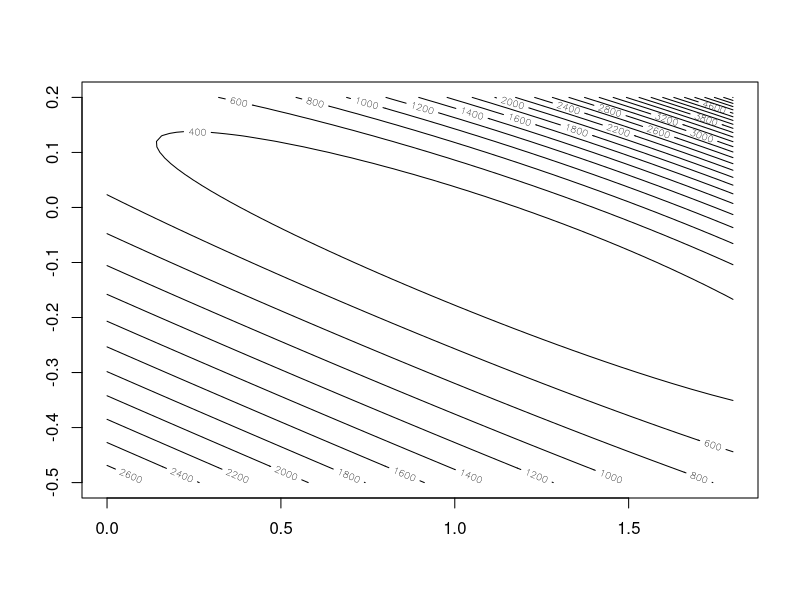

R code for this plot:
## ---- chunk 1
#implement both BFGS and Nelder-Mead for comparison.

library(AER)
library(numDeriv)
library(optimx)

# Poisson likelihood
poisson.loglik = function( b ) {
  b = as.matrix( b )
  lambda =  exp( X %*% b )
  ell = -sum( -lambda + y *  log(lambda) )
  return(ell)
}

## prepare the data
data("RecreationDemand")
y =  RecreationDemand$trips
X =  with(RecreationDemand, cbind(1, income) )

## estimation
b.init =  c(0,1)  # initial value
b.hat = optimx( b.init, poisson.loglik,
                method = c("BFGS", "Nelder-Mead"),
                 control = list(reltol = 1e-7,
                                abstol = 1e-7)  )
print( b.hat )
## ---- chunk 2
x.grid = seq(0, 1.8, 0.02)
x.length = length(x.grid)
y.grid = seq(-.5, .2, 0.01)
y.length = length(y.grid)

z.contour = matrix(0, nrow = x.length, ncol = y.length)

for (i in 1:x.length){
  for (j in 1:y.length){
    z.contour[i,j] = poisson.loglik( c( x.grid[i], y.grid[j] )  )
  }
}

contour( x.grid,  y.grid, z.contour, 20)
## ---- chunk 3
library(nloptr)
## optimization with NLoptr

opts = list("algorithm"="NLOPT_LN_NELDERMEAD",
            "xtol_rel"=1.0e-7,
            maxeval = 500
)

res_NM = nloptr( x0=b.init,
                 eval_f=poisson.loglik,
                 opts=opts)
print( res_NM )

# "SLSQP" is indeed the BFGS algorithm in NLopt,
# though "BFGS" doesn't appear in the name
opts = list("algorithm"="NLOPT_LD_SLSQP","xtol_rel"=1.0e-7)
## ---- chunk 4
poisson.loglik.grad = function( b ) {
  b = as.matrix( b )
  lambda =  exp( X %*% b )
  ell = -colSums( -as.vector(lambda) * X + y *  X )
  return(ell)
}

# check the numerical gradient and the analytical gradient
b = c(0,.5)
grad(poisson.loglik, b)
poisson.loglik.grad(b)
## ---- chunk 5
res_BFGS = nloptr( x0=b.init,
                   eval_f=poisson.loglik,
                   eval_grad_f = poisson.loglik.grad,
                   opts=opts)
print( res_BFGS )
